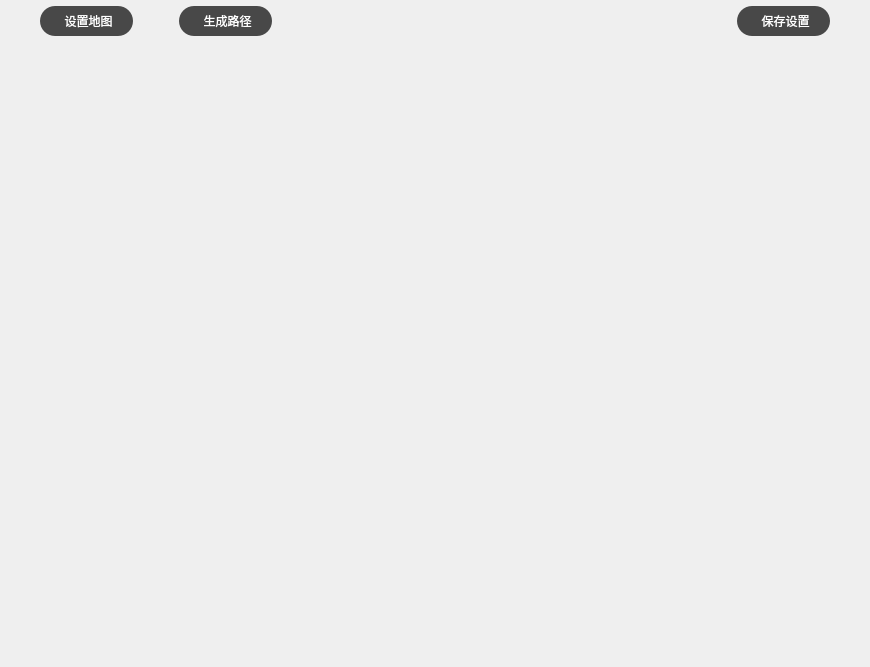
<?xml version="1.0" encoding="UTF-8"?>
<ui version="4.0">
 <class>MapWgt</class>
 <widget class="QWidget" name="MapWgt">
  <property name="geometry">
   <rect>
    <x>0</x>
    <y>0</y>
    <width>870</width>
    <height>667</height>
   </rect>
  </property>
  <property name="windowTitle">
   <string>MapWgt</string>
  </property>
  <property name="styleSheet">
   <string notr="true">QToolButton,
QPushButton{
font-family:&quot;微软雅黑&quot;;
font-size:12px;
color:rgb(255,255,255);
border-radius:15px;
}
#mapSettingBtn{
qproperty-icon:url(:/image/image/mapSet.png);
qproperty-iconSize:18px 18px;
padding-left:4px;
background:rgba(0,0,0,0.7);
}
#mapSettingBtn::hover{
border: 2px solid #8f8f91;
border-radius:15px;
}
#mapSettingBtn:pressed{
border-radius:14px;
margin:1px;
}
#pathBuildingBtn{
qproperty-icon:url(:/image/image/pathBuild.png);
qproperty-iconSize:18px 18px;
padding-left:4px;
background:rgba(0,0,0,0.7);
}
#pathBuildingBtn::hover{
border: 2px solid #8f8f91;
border-radius:15px;
}
#pathBuildingBtn:pressed{
border-radius:14px;
margin:1px;
}

#pathSaveBtn{
qproperty-icon:url(:/image/image/savemap.png);
qproperty-iconSize:18px 18px;
padding-left:4px;
background:rgba(0,0,0,0.7);
}
#pathSaveBtn::hover{
border: 2px solid #8f8f91;
border-radius:15px;
}
#pathSaveBtn:pressed{
border-radius:14px;
margin:1px;
}</string>
  </property>
  <layout class="QGridLayout" name="gridLayout">
   <property name="leftMargin">
    <number>0</number>
   </property>
   <property name="topMargin">
    <number>6</number>
   </property>
   <property name="rightMargin">
    <number>0</number>
   </property>
   <property name="bottomMargin">
    <number>0</number>
   </property>
   <property name="spacing">
    <number>0</number>
   </property>
   <item row="0" column="0">
    <layout class="QHBoxLayout" name="horizontalLayout">
     <item>
      <spacer name="horizontalSpacer">
       <property name="orientation">
        <enum>Qt::Horizontal</enum>
       </property>
       <property name="sizeType">
        <enum>QSizePolicy::Fixed</enum>
       </property>
       <property name="sizeHint" stdset="0">
        <size>
         <width>40</width>
         <height>20</height>
        </size>
       </property>
      </spacer>
     </item>
     <item>
      <widget class="QToolButton" name="mapSettingBtn">
       <property name="minimumSize">
        <size>
         <width>93</width>
         <height>30</height>
        </size>
       </property>
       <property name="maximumSize">
        <size>
         <width>93</width>
         <height>30</height>
        </size>
       </property>
       <property name="text">
        <string>设置地图</string>
       </property>
       <property name="iconSize">
        <size>
         <width>18</width>
         <height>18</height>
        </size>
       </property>
       <property name="toolButtonStyle">
        <enum>Qt::ToolButtonTextBesideIcon</enum>
       </property>
      </widget>
     </item>
     <item>
      <spacer name="horizontalSpacer_2">
       <property name="orientation">
        <enum>Qt::Horizontal</enum>
       </property>
       <property name="sizeType">
        <enum>QSizePolicy::Fixed</enum>
       </property>
       <property name="sizeHint" stdset="0">
        <size>
         <width>40</width>
         <height>20</height>
        </size>
       </property>
      </spacer>
     </item>
     <item>
      <widget class="QToolButton" name="pathBuildingBtn">
       <property name="minimumSize">
        <size>
         <width>93</width>
         <height>30</height>
        </size>
       </property>
       <property name="maximumSize">
        <size>
         <width>93</width>
         <height>30</height>
        </size>
       </property>
       <property name="text">
        <string>生成路径</string>
       </property>
       <property name="toolButtonStyle">
        <enum>Qt::ToolButtonTextBesideIcon</enum>
       </property>
      </widget>
     </item>
     <item>
      <spacer name="horizontalSpacer_3">
       <property name="orientation">
        <enum>Qt::Horizontal</enum>
       </property>
       <property name="sizeHint" stdset="0">
        <size>
         <width>40</width>
         <height>20</height>
        </size>
       </property>
      </spacer>
     </item>
     <item>
      <widget class="QToolButton" name="pathSaveBtn">
       <property name="minimumSize">
        <size>
         <width>93</width>
         <height>30</height>
        </size>
       </property>
       <property name="maximumSize">
        <size>
         <width>93</width>
         <height>30</height>
        </size>
       </property>
       <property name="text">
        <string>保存设置</string>
       </property>
       <property name="toolButtonStyle">
        <enum>Qt::ToolButtonTextBesideIcon</enum>
       </property>
      </widget>
     </item>
     <item>
      <spacer name="horizontalSpacer_4">
       <property name="orientation">
        <enum>Qt::Horizontal</enum>
       </property>
       <property name="sizeType">
        <enum>QSizePolicy::Fixed</enum>
       </property>
       <property name="sizeHint" stdset="0">
        <size>
         <width>40</width>
         <height>20</height>
        </size>
       </property>
      </spacer>
     </item>
    </layout>
   </item>
   <item row="1" column="0">
    <spacer name="verticalSpacer">
     <property name="orientation">
      <enum>Qt::Vertical</enum>
     </property>
     <property name="sizeHint" stdset="0">
      <size>
       <width>20</width>
       <height>376</height>
      </size>
     </property>
    </spacer>
   </item>
  </layout>
 </widget>
 <layoutdefault spacing="6" margin="11"/>
 <resources/>
 <connections/>
</ui>
